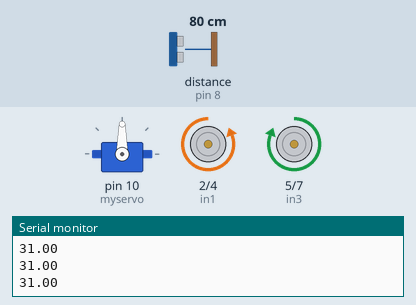
Recording of a sketch running on a simulated Arduino Uno, built with avr-gcc and run on an emulated ATmega328P. Parts: servo, motor-driver pin pairs drawn as motors (green arrow = first pin HIGH = forward, orange = second pin HIGH = backward, longer = more drive, scaled by the enable pin), the last lines printed to the serial monitor. Wiring (inferred from the names in the program): ultrasonic range finder: trigger pin 9; echo pin 8. Inputs (shaded band) come from the test bench; at power-on: distance to the obstacle (sensor on pin 8) 80 cm. The echo pulse lasts 58.3 µs per cm.

Above: at 1.2 s.
1.3 s: distance to the obstacle (sensor on pin 8) set to 31 cm
2.8 s: distance to the obstacle (sensor on pin 8) set to 27 cm
At 4.1 s:
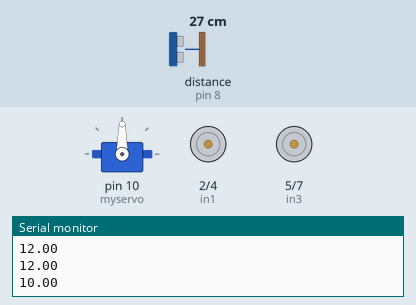
At 6.1 s:
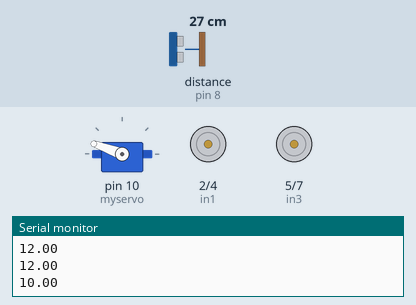
11.3 s: distance to the obstacle (sensor on pin 8) set to 22 cm
At 22.3 s:
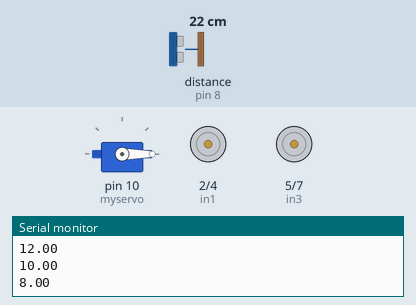
Timing chart, 0 to 36.2 s (numbered marks = the images above; inputs shaded):
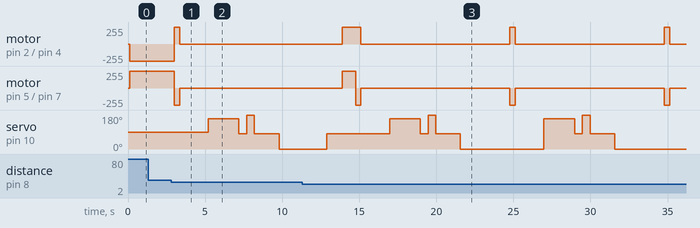

Measured:
- the behaviour switches between 29 and 28 cm on distance to the obstacle (sensor on pin 8) (found by bisection; images 0 and 1)
- the behaviour switches between 26 and 25 cm on distance to the obstacle (sensor on pin 8) (found by bisection; images 2 and 3)
- after the input at 2.8 s, motor on pin 2 (in1) / pin 4 (in2): backward 255/255 → forward 255/255 after 0.20 s, → stopped 0.35 s later; motor on pin 5 (in3) / pin 7 (in4): forward 255/255 → backward 255/255 after 0.20 s, → stopped 0.35 s later

The sketch:

carkit_UNO_ultrasonic.ino
```cpp
int in1 = 2;
int in2 = 4;
int enA =3;

int in3 = 5;
int in4 = 7;
int enB =6;

int forward = 1700;
int turn1 = 750;
int tile = 950;

const int trigPin = 9;
const int echoPin = 8;

float duration;
float cm;
float distance;
float mm;

int left_dist;
int right_dist;
#include <Servo.h>
Servo myservo;
int pos = 0;
long microsecondsTodistance(long microseconds)
{return microseconds / 74 / 2;}
long microsecondsToCentimeters(long microseconds)
{return microseconds / 29 / 2;}
long microsecondsToMillimeters(long microseconds)
{return microseconds / 2.9 / 2;}


void moveF_baby(){

  digitalWrite(in1, LOW);//move forward; clockwise right wheel
  digitalWrite(in2, HIGH);
  digitalWrite(in3, HIGH);
  digitalWrite(in4, LOW);
  digitalWrite(enA, 100);
  digitalWrite(enB, 100);
}

void moveB_baby(){

  digitalWrite(in1, HIGH);//move forward; clockwise right wheel
  digitalWrite(in2, LOW);
  digitalWrite(in3, LOW);
  digitalWrite(in4, HIGH);
  digitalWrite(enA, 100);
  digitalWrite(enB, 100);
}

void moveL_baby(){
    digitalWrite(in1, HIGH);//turnleft
    digitalWrite(in2, LOW);
    digitalWrite(in3, HIGH);
    digitalWrite(in4, LOW);
    digitalWrite(enA, 100);
    digitalWrite(enB, 100);
    delay(turn1);
}

void moveR_baby(){
    digitalWrite(in1, LOW);//turnright
    digitalWrite(in2, HIGH);
    digitalWrite(in3, LOW);
    digitalWrite(in4, HIGH);
    digitalWrite(enA, 100);
    digitalWrite(enB, 100);
    delay(turn1);
}


void stop_baby(){
    digitalWrite(in1, LOW);//stop
    digitalWrite(in2, LOW);
    digitalWrite(in3, LOW);
    digitalWrite(in4, LOW);
    digitalWrite(enA, 100);
    digitalWrite(enB, 100);
    delay(1500);
}

void calc(){
  digitalWrite(trigPin, LOW);
  delayMicroseconds(2000);
  digitalWrite(trigPin, HIGH);
  delayMicroseconds(1000);
  digitalWrite(trigPin, LOW);

  duration = pulseIn(echoPin, HIGH);
  distance = microsecondsTodistance(duration);
  cm = microsecondsToCentimeters(duration);
  mm = microsecondsToMillimeters(duration);
  delay(100);
}
void setup() {
  // put your setup code here, to run once:


  pinMode(trigPin, OUTPUT);
  pinMode(echoPin, INPUT);

  pinMode(enA, OUTPUT);
  pinMode(in1, OUTPUT);
  pinMode(in2, OUTPUT);
  pinMode(enB, OUTPUT);
  pinMode(in3, OUTPUT);
  pinMode(in4, OUTPUT);
  myservo.attach(10);
  myservo.write(90);
  Serial.begin(9600);
}

void loop() {

int x = 0;
while(x==0){
  calc();
  Serial.println(distance);
  moveF_baby();

  if(distance<=10){  //distance to which the robot will act upon obatacle detection
    moveB_baby();
    delay(350);
    stop_baby();
    delay(350);

    myservo.write(160);
    delay(2000);
    //additional
    myservo.write(80);
    delay(500);
   myservo.write(300);
    delay(500);
    myservo.write(80);
    delay(500);

    //additional end

    calc();

    left_dist = distance;
    delay(1000);

    myservo.write(0);
    delay(2000);

    calc();
//..??????????
    right_dist = distance;
    delay(1000);
//

    if(left_dist > right_dist){
        myservo.write(80);
        delay(1000);
        moveL_baby();
        break;
      }

    if(right_dist > left_dist){
      myservo.write(80);
      delay(1000);
      moveR_baby();

      stop_baby();
      break;


    }

  }


 }


 }
```
